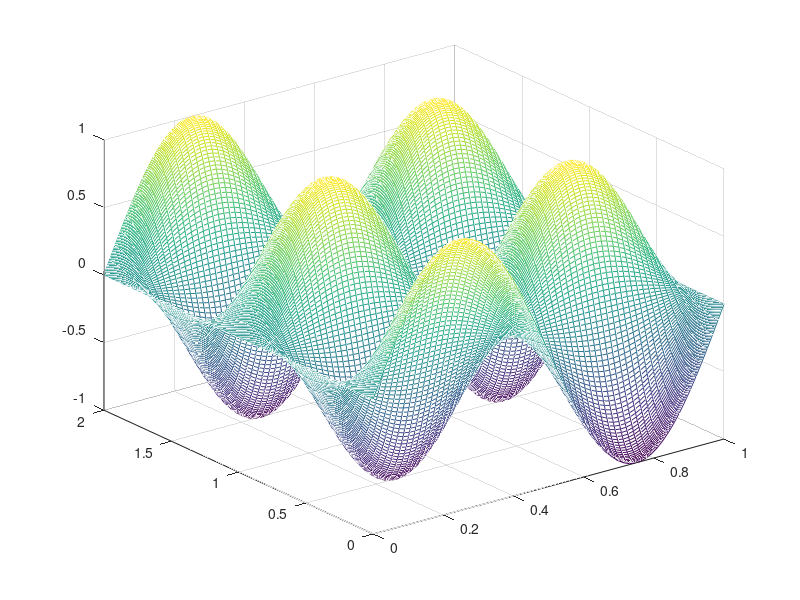

This chart was generated by the following MATLAB code:
clear all;close all;clc;

t = 2;          %时间范围，计算到2秒
x = 1;          %空间范围，0-1米
m = 320;        %时间方向分320个格子
n = 64;         %空间方向分64个格子
ht = t/(m-1);   %时间步长dt
hx = x/(n-1);   %空间步长dx

u = zeros(m,n);

%设置边界条件
i=2:n-1;
xx = (i-1)*x/(n-1);
u(1,2:n-1) = sin(2*pi*xx);
u(2,2:n-1) = sin(2*pi*xx);

%根据推导的差分公式计算
for i=2:m-1
    for j=2:n-1
        u(i+1,j) = ht^2*(u(i,j+1)+u(i,j-1)-2*u(i,j))/hx^2 + 2*u(i,j)-u(i-1,j);
    end
end

%画出数值解
[x1,t1] = meshgrid(0:hx:x,0:ht:t);
mesh(x1,t1,u)